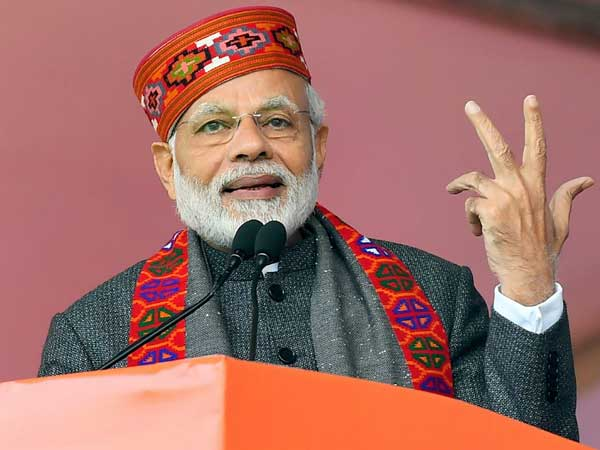
#> input picture modiji.jpg, 600 x 450 px
$ python FaceDetector.py
#> lines starting #> are read from the running program, lines starting #| are printed output that depends on the picture; after the words box and inside, x2 and y2 are one past the last pixel; in counts of white or black regions, pixels touching at a corner belong together
import numpy as np
import array as arr
import cv2


trained_face_data=cv2.CascadeClassifier('haarcascade_frontalface_default.xml')
img=cv2.imread('modiji.jpg')
#> img is the input picture: shape (450, 600, 3); mean B, G, R 103, 110, 163.8

#tranform color to grayscale
grayscaled_img=cv2.cvtColor(img,cv2.COLOR_BGR2GRAY)
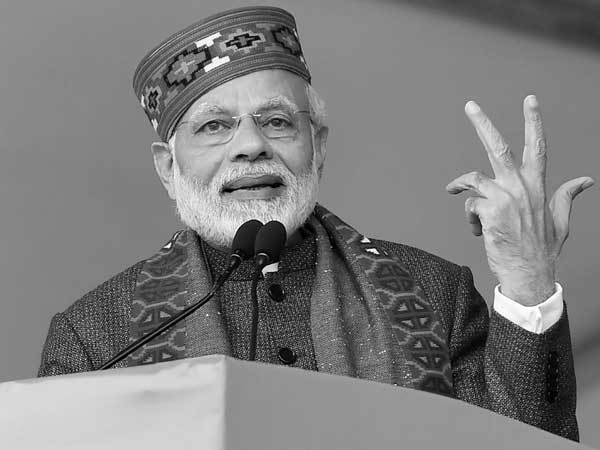
#> grayscaled_img: shape (450, 600); min 0, max 255, mean 125.3

# Detect faces
face_coordinates=trained_face_data.detectMultiScale(grayscaled_img)
#> face_coordinates = [[177, 67, 145, 145]]
# print(len(face_coordinates))

for (x,y,w,h) in face_coordinates:
    cv2.rectangle(img, (x,y) , (x+w,y+h),  (0,235,255) , 3)
#> this loop made 1 pass
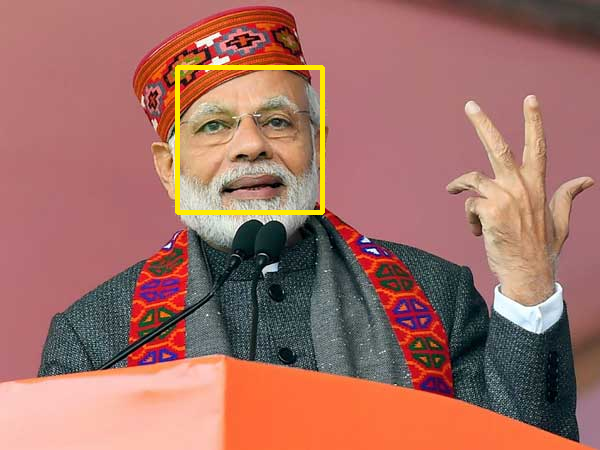
#> img: shape (450, 600, 3); 1.07% of pixels changed, all inside (x1, y1, x2, y2) = (175, 65, 325, 215)


cv2.imshow('Greyscaled detector',img)
cv2.waitKey()

print('wow it works')

$ run again, with grp.jpg copied over modiji.jpg
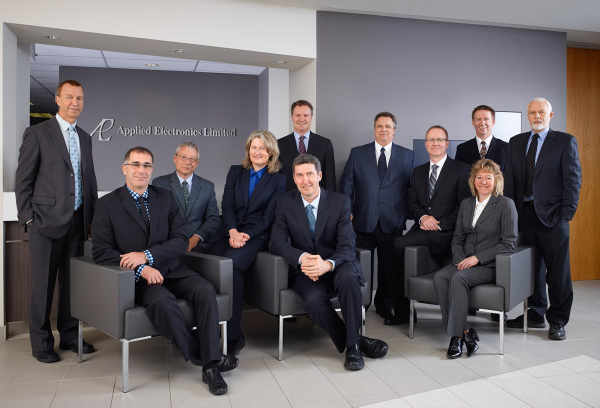
#> input picture grp.jpg, 1200 x 815 px (shown at 1/2 size)
#> img is the input picture: shape (815, 1200, 3); mean B, G, R 104.2, 100.9, 106.1
#> `grayscaled_img=cv2.cvtColor(img,cv2.COLOR_BGR2GRAY)`:
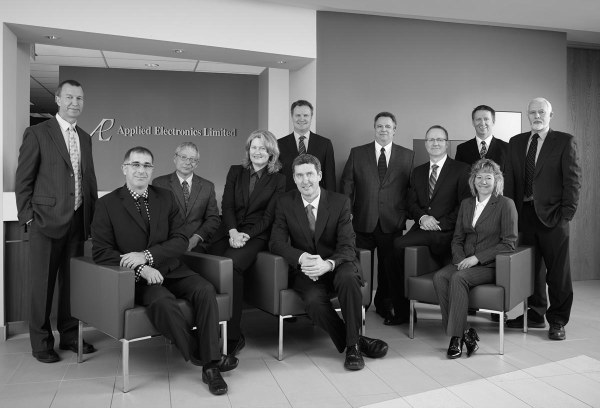
#> grayscaled_img: shape (815, 1200) (shown at 1/2 size); min 0, max 255, mean 102.8
#> face_coordinates = 13 rows, first 6: [942, 221, 45, 45], [492, 277, 49, 49], [579, 212, 51, 51], [743, 234, 51, 51], [847, 259, 52, 52], [116, 172, 60, 60]
#> the loop `for (x,y,w,h) in face_coordinates:` made 13 passes
#> after the loop `for (x,y,w,h) in face_coordinates:`:
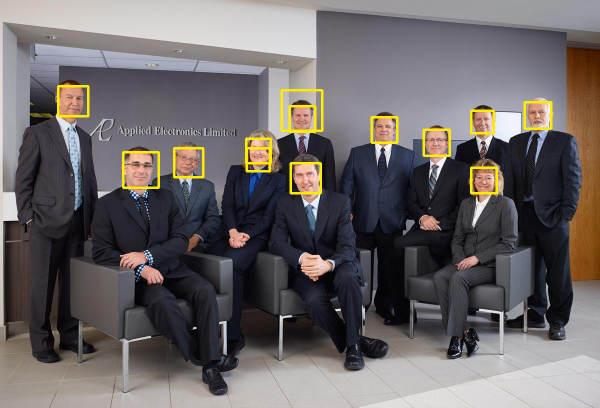
#> img: shape (815, 1200, 3) (shown at 1/2 size); 1.43% of pixels changed, all inside (x1, y1, x2, y2) = (114, 170, 1105, 389)

$ run again, with zibraham.png saved as modiji.jpg
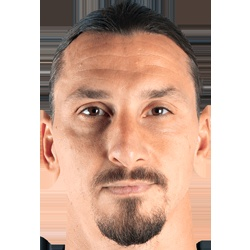
#> input picture zibraham.png, 250 x 250 px
#> img is the input picture: shape (250, 250, 3); mean B, G, R 162.9, 177.9, 207.5
#> `grayscaled_img=cv2.cvtColor(img,cv2.COLOR_BGR2GRAY)`:
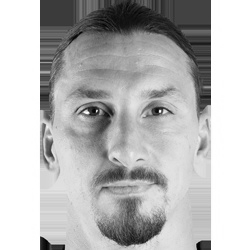
#> grayscaled_img: shape (250, 250); min 0, max 255, mean 185
#> face_coordinates = [[32, 30, 201, 201]]
#> the loop `for (x,y,w,h) in face_coordinates:` made 1 pass
#> after the loop `for (x,y,w,h) in face_coordinates:`:
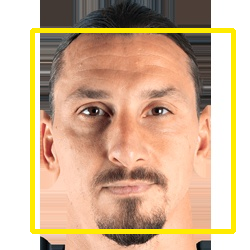
#> img: shape (250, 250, 3); 6.41% of pixels changed, all inside (x1, y1, x2, y2) = (30, 28, 236, 234)
